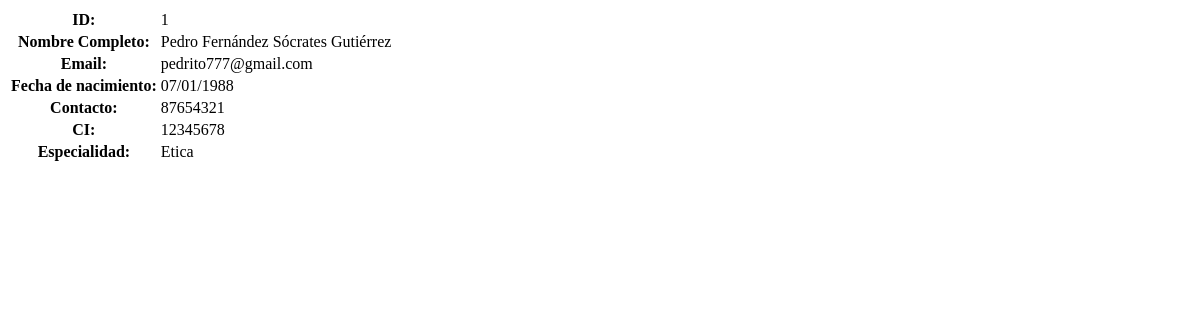
The app's page /admi/docentes/vista/1, older data.
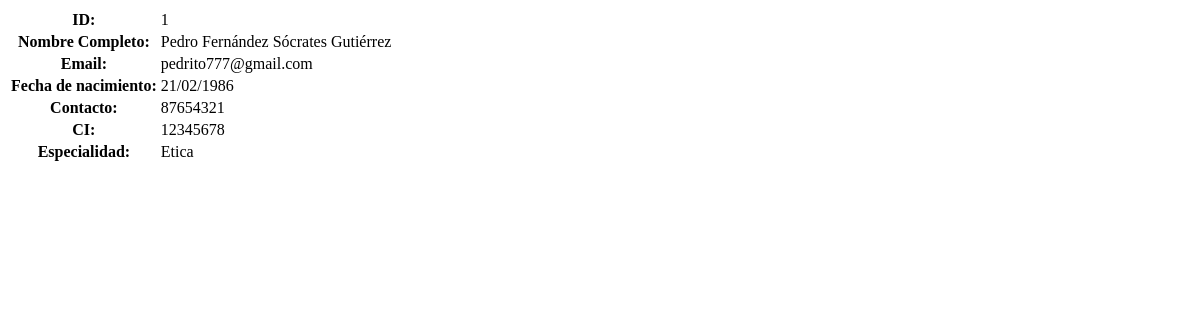
The same page, newer data.
### models/docente_model.py (models this page shows, shortened)
class Docente(db.Model):
    __tablename__='docentes'
    id = db.Column(db.Integer, primary_key=True)
    fecha_nac = db.Column(db.DateTime,nullable=False)
    genero = db.Column(db.String(10),nullable=False)
    telefono = db.Column(db.String(20),nullable=False)
    ci = db.Column(db.String(20),nullable=False)
    especialidad = db.Column(db.String(100),nullable=False)
    usuario_id = db.Column(db.Integer, db.ForeignKey('usuarios.id'),nullable=False)
    usuario = db.relationship('Usuario', back_populates='docentes')
    cursos = db.relationship('Curso', back_populates='docente')
    @staticmethod
    def get_by_id(id):
        return Docente.query.get(id)

### controllers/admi/docente_controller.py (the view)
@docente_bp.route("/vista/<int:id>")
def vista(id):
    docente = Docente.get_by_id(id)
    return docente_view.vista(docente)

### views/admi/docente_view.py (called while the page is built)
def vista(docente):
    return render_template('admi/docentes/vista.html',docente=docente)

### templates/admi/docentes/vista.html
<table class="table table-bordered">
    <tr>
        <th>ID:</th>
        <td>{{ docente.id }}</td>
    </tr>
    <tr>
        <th>Nombre Completo:</th>
        <td>{{ docente.usuario.nombre }} {{ docente.usuario.apellido }}</td>
    </tr>
    <tr>
        <th>Email:</th>
        <td>{{ docente.usuario.email }}</td>
    </tr>
    <tr>
        <th>Fecha de nacimiento:</th>
        <td>{{docente.fecha_nac.strftime('%d/%m/%Y')}}</td>
    </tr>
    <tr>
        <th>Contacto:</th>
        <td>{{ docente.telefono }}</td>
    </tr>
    <tr>
        <th>CI:</th>
        <td>{{ docente.ci }}</td>
    </tr>
    <tr>
        <th>Especialidad:</th>
        <td>{{ docente.especialidad }}</td>
    </tr>
</table>

Row changes from the older to the newer data that the page shows:
changed Docente "Etica": fecha_nac "07/01/1988" → "21/02/1986"
